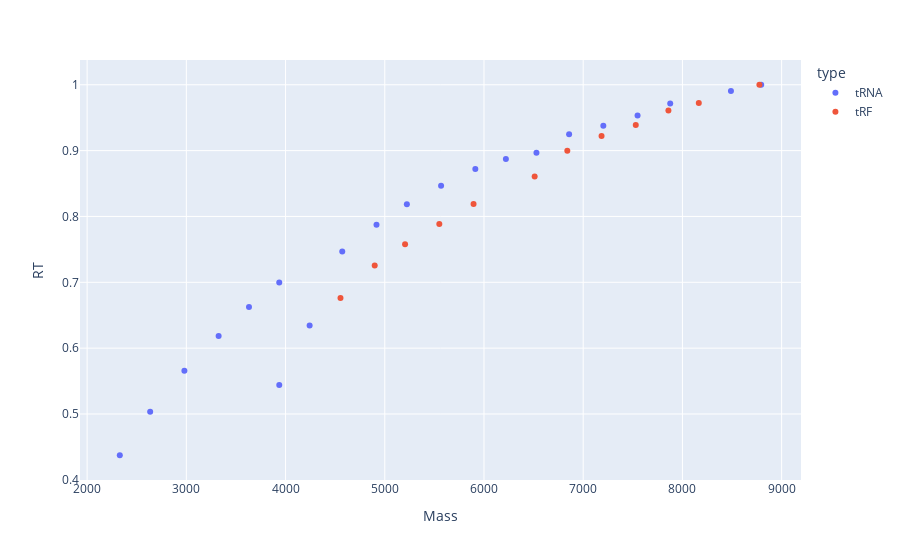

The notebook cell this image was saved under:
### Code cell
df_tmp = df_auu[df_auu.Mass<9000].copy()
df_match_mock = match_dfs(df_tmp, df_mock_ad)
df_match_mock.RT /= 20.01286
dfa = df_match_mock.copy()
dfa['type'] = 'tRNA'

df_tmp.Mass -= 18
df_match_mock_trf = match_dfs(df_tmp, df_mock)
# df_match_mock_trf.RT += 17.2
df_match_mock_trf.RT /= 2.945023
dfb = df_match_mock_trf.copy()
dfb['type'] = 'tRF'

df_merge = pd.concat([dfa, dfb])
# df_merge.to_excel('/Users/bryan/Documents/Data/Glu_tRFs/mock.xlsx')

# df_match_mock.shape, df_match_mock_trf.shape, df_match_rsv.shape, df_match_rsv_trf.shape

plotly_zones(df_match_mock, df_match_mock_trf, names=['tRNA', 'tRF'])

# plt, fig = plot_zones(df_match_mock, df_match_mock_trf, names=['tRNA', 'tRF'])
# fig.tight_layout()
# plt.savefig('/Users/bryan/Documents/BioPharmaFinder/Draw/Outputs_Fig4/mock_trna_trf.svg', transparent=True, dpi=300)

### Figure 1 — Plotly figure (JSON) as saved in the notebook; plotly's stock layout.template omitted (floating-point values rounded to 4 significant figures)
{"data": [{"hovertemplate": "type=tRNA<br>Mass=%{x}<br>RT=%{y}<extra></extra>", "legendgroup": "tRNA", "marker": {"color": "#636efa", "symbol": "circle"}, "mode": "markers", "name": "tRNA", "orientation": "v", "showlegend": true, "type": "scatter", "x": [4242.0, 5223.0, 4572.0, 5568.0, 4917.0, 5913.0, 6221.0, 7548.0, 6858.0, 7877.0, 7203.0, 6529.0, 8794.0, 8489.0, 3936.0, 3936.0, 3631.0, 2635.0, 2980.0, 3325.0, 2329.0], "xaxis": "x", "y": [0.6344, 0.8186, 0.7469, 0.8466, 0.7872, 0.8719, 0.8874, 0.9532, 0.925, 0.9717, 0.9377, 0.8966, 1.0, 0.9905, 0.5441, 0.6998, 0.6625, 0.5036, 0.5657, 0.6186, 0.4374], "yaxis": "y"}, {"hovertemplate": "type=tRF<br>Mass=%{x}<br>RT=%{y}<extra></extra>", "legendgroup": "tRF", "marker": {"color": "#EF553B", "symbol": "circle"}, "mode": "markers", "name": "tRF", "orientation": "v", "showlegend": true, "type": "scatter", "x": [8165.0, 7185.0, 7530.0, 8776.0, 7859.0, 5550.0, 6511.0, 6840.0, 5205.0, 5895.0, 4899.0, 4554.0], "xaxis": "x", "y": [0.9722, 0.922, 0.9387, 1.0, 0.961, 0.7884, 0.8608, 0.8998, 0.7579, 0.819, 0.7256, 0.6763], "yaxis": "y"}], "layout": {"legend": {"title": {"text": "type"}, "tracegroupgap": 0}, "margin": {"t": 60}, "xaxis": {"anchor": "y", "domain": [0, 1], "title": {"text": "Mass"}}, "yaxis": {"anchor": "x", "domain": [0, 1], "title": {"text": "RT"}}}}
